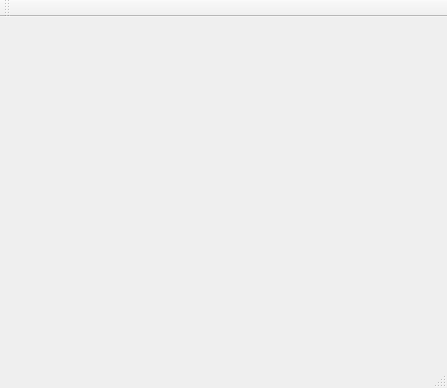
<?xml version="1.0" encoding="UTF-8"?>
<ui version="4.0">
 <class>MainWindow</class>
 <widget class="QMainWindow" name="MainWindow">
  <property name="geometry">
   <rect>
    <x>0</x>
    <y>0</y>
    <width>447</width>
    <height>388</height>
   </rect>
  </property>
  <property name="windowTitle">
   <string>MainWindow</string>
  </property>
  <widget class="QWidget" name="centralWidget"/>
  <widget class="QMenuBar" name="menuBar">
   <property name="geometry">
    <rect>
     <x>0</x>
     <y>0</y>
     <width>447</width>
     <height>22</height>
    </rect>
   </property>
  </widget>
  <widget class="QToolBar" name="mainToolBar">
   <attribute name="toolBarArea">
    <enum>TopToolBarArea</enum>
   </attribute>
   <attribute name="toolBarBreak">
    <bool>false</bool>
   </attribute>
  </widget>
  <widget class="QStatusBar" name="statusBar"/>
 </widget>
 <layoutdefault spacing="6" margin="11"/>
 <resources/>
 <connections/>
</ui>
